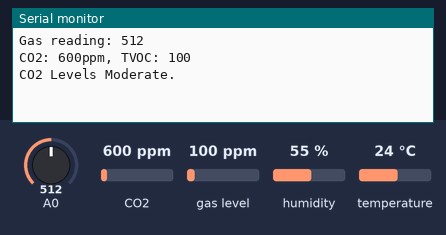
The sketch below on a simulated Arduino Uno, built with avr-gcc and run on an emulated ATmega328P. Parts: the last lines printed to the serial monitor. Inputs (shaded band) come from the test bench; at power-on: CO2 600 ppm, humidity 55 %, A0 = 512, temperature 24 °C, gas level 100 ppm.

Above: at 4.9 s.
5.0 s: CO2 set to 452 ppm
At 7.6 s:
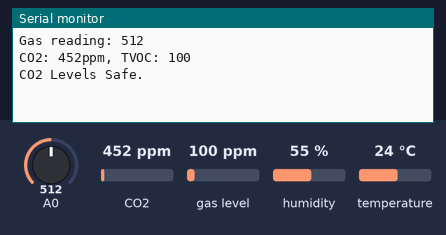
9.9 s: CO2 set to 1050 ppm
At 11.5 s:
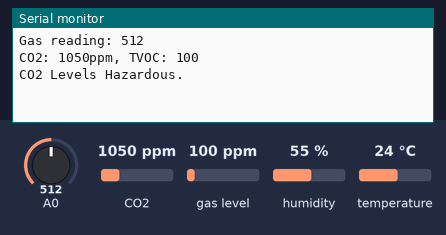
14.2 s: humidity set to 22 %
17.3 s: A0 set to 490
20.4 s: temperature set to 12 °C
23.5 s: gas level set to 20 ppm
At 25.8 s:
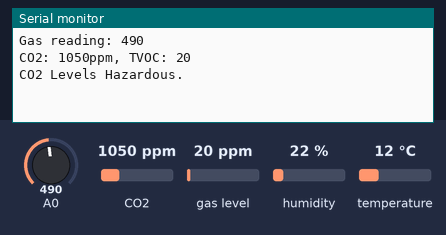
Timing chart, 0 to 27.3 s (numbered marks = the images above; inputs shaded):
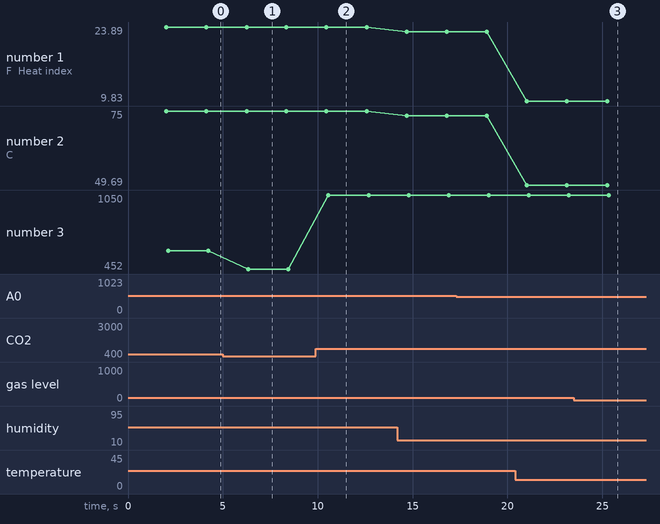

The sketch:

sketch_combined.ino
```cpp
#include <DHT.h>
#include <DHT_U.h>
#include "Adafruit_CCS811.h"

Adafruit_CCS811 ccs;

// Example testing sketch for various DHT humidity/temperature sensors
// Written by ladyada, public domain

// REQUIRES the following Arduino libraries:
// - DHT Sensor Library: https://github.com/adafruit/DHT-sensor-library
// - Adafruit Unified Sensor Lib: https://github.com/adafruit/Adafruit_Sensor


#define DHTPIN 2     // Digital pin connected to the DHT sensor
// Feather HUZZAH ESP8266 note: use pins 3, 4, 5, 12, 13 or 14 --
// Pin 15 can work but DHT must be disconnected during program upload.

// Uncomment whatever type you're using!
#define DHTTYPE DHT11   // DHT 11

// Additional Power
#define VCC2  5 // define pin 5 or any other digial pin here as VCC2
#define GND2  4 // define pin 2 or any other digital pin as Ground 4

// Connect pin 1 (on the left) of the sensor to +5V
// NOTE: If using a board with 3.3V logic like an Arduino Due connect pin 1
// to 3.3V instead of 5V!
// Connect pin 2 of the sensor to whatever your DHTPIN is
// Connect pin 4 (on the right) of the sensor to GROUND
// Connect a 10K resistor from pin 2 (data) to pin 1 (power) of the sensor

// Initialize DHT sensor.
// Note that older versions of this library took an optional third parameter to
// tweak the timings for faster processors.  This parameter is no longer needed
// as the current DHT reading algorithm adjusts itself to work on faster procs.
DHT dht(DHTPIN, DHTTYPE);

void setup() {

  pinMode(VCC2,OUTPUT);//define a digital pin as output
  digitalWrite(VCC2, HIGH);// set the above pin as HIGH so it acts as 5V

  pinMode(GND2,OUTPUT);//define a digital pin as output
  digitalWrite(GND2, LOW);// set the above pin as LOW so it acts as Ground

  Serial.begin(9600);
  Serial.println(F("DHTxx test!"));

  dht.begin();

  //cs811
  if(!ccs.begin()){
    Serial.println("Failed to start sensor! Please check your wiring.");
    while(1);
  }

  // Wait for the sensor to be ready
  while(!ccs.available());
  //cs811


}

void loop() {
  // Wait a few seconds between measurements.
  delay(2000);

  // Reading temperature or humidity takes about 250 milliseconds!
  // Sensor readings may also be up to 2 seconds 'old' (its a very slow sensor)
  float h = dht.readHumidity();
  // Read temperature as Celsius (the default)
  float t = dht.readTemperature();
  // Read temperature as Fahrenheit (isFahrenheit = true)
  float f = dht.readTemperature(true);

  // Check if any reads failed and exit early (to try again).
  if (isnan(h) || isnan(t) || isnan(f)) {
    Serial.println(F("Failed to read from DHT sensor!"));
    return;
  }

  // Compute heat index in Fahrenheit (the default)
  float hif = dht.computeHeatIndex(f, h);
  // Compute heat index in Celsius (isFahreheit = false)
  float hic = dht.computeHeatIndex(t, h, false);

  Serial.print(F("Humidity: "));
  Serial.print(h);
  Serial.print(F("%  Temperature: "));
  Serial.print(t);
  Serial.print(F("°C "));
  Serial.print(f);
  Serial.print(F("°F  Heat index: "));
  Serial.print(hic);
  Serial.print(F("°C "));
  Serial.print(hif);
  Serial.println(F("°F"));

  //mq2
  // read the input on analog pin 0:
  int sensorValue = analogRead(A0);
  // print out the value you read:
  Serial.print(F("Gas reading: "));
  Serial.println(sensorValue);

  //cs811
  if(ccs.available()){
    if(!ccs.readData()){
      Serial.print("CO2: ");
      Serial.print(ccs.geteCO2());
      Serial.print("ppm, TVOC: ");
      Serial.println(ccs.getTVOC());
      int co2llevel = ccs.geteCO2();
      if(co2llevel <= 500){
        Serial.println("CO2 Levels Safe.");
      }
      else if((co2llevel > 500) && (co2llevel < 800)){
        Serial.println("CO2 Levels Moderate.");
      }
      else
      {
        Serial.println("CO2 Levels Hazardous.");
      }

    }
    else{
      Serial.println("ERROR!");
      while(1);
    }
  }

  Serial.println("  ");
}
```

Measured:
- after the input at 5.0 s, the serial monitor: prints a new line after 1.3 s (image 1)
- after the input at 9.9 s, the serial monitor: prints a new line after 0.66 s (image 2)
- after the input at 23.5 s, the serial monitor: prints a new line after 1.8 s (image 3)
- plotted number 1: 23.89 → 23.03 after the input at 14.2 s, 23.03 → 9.83 after the input at 20.4 s
- plotted number 2: 75 → 73.45 after the input at 14.2 s, 73.45 → 49.69 after the input at 20.4 s
- plotted number 3: 600 → 452 after the input at 5.0 s, 452 → 1050 after the input at 9.9 s
